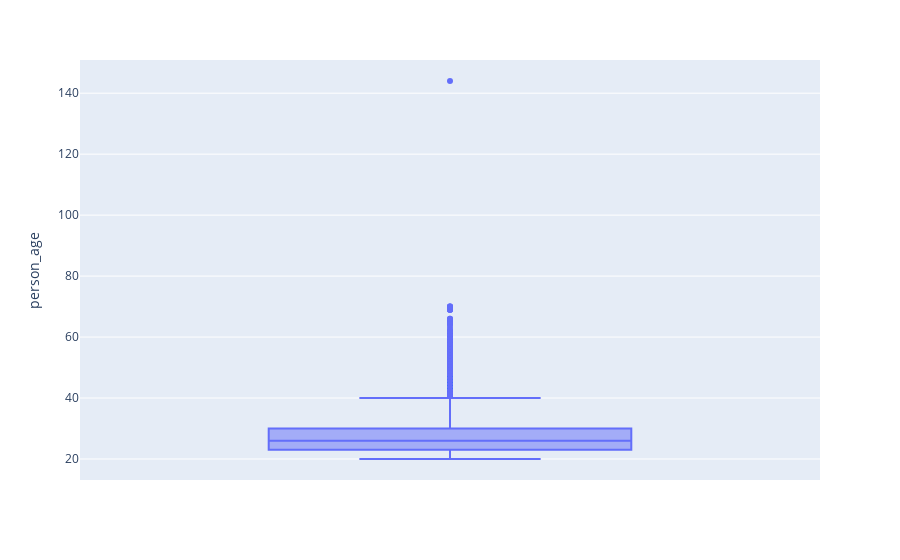
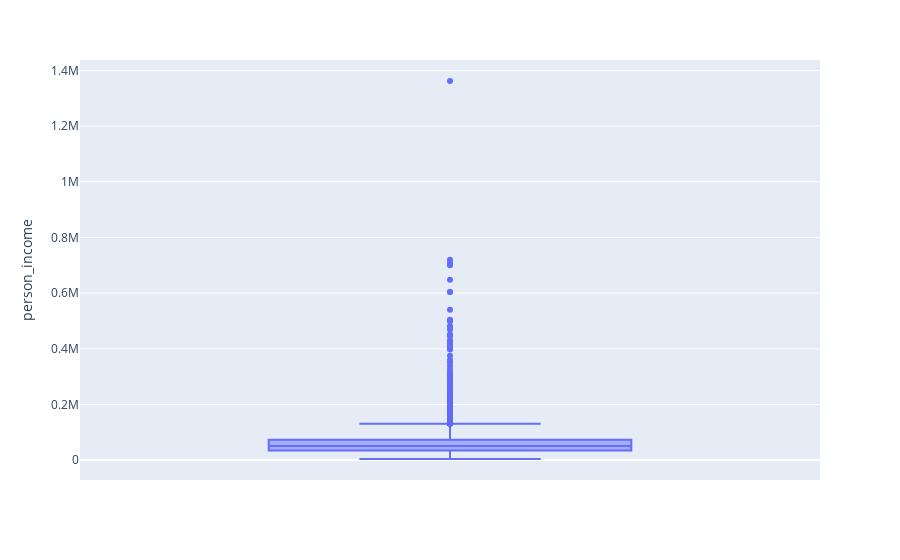
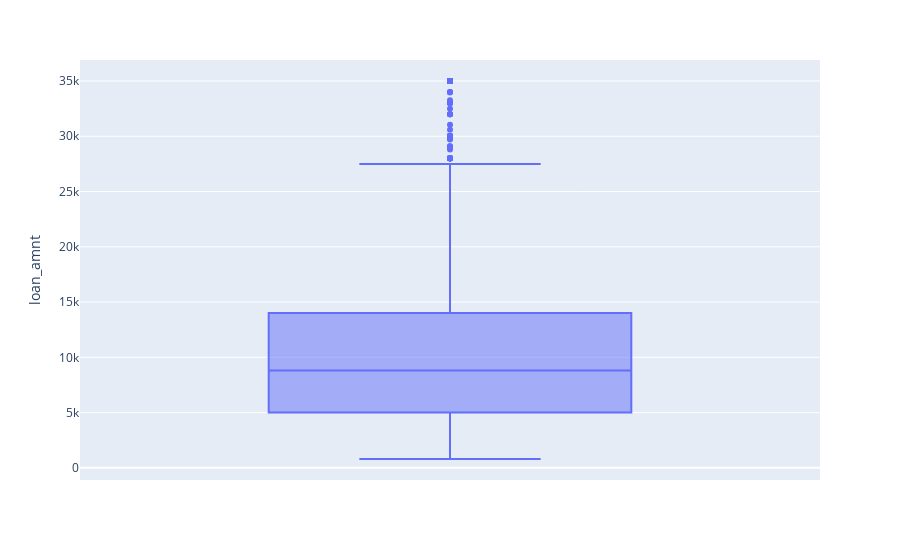
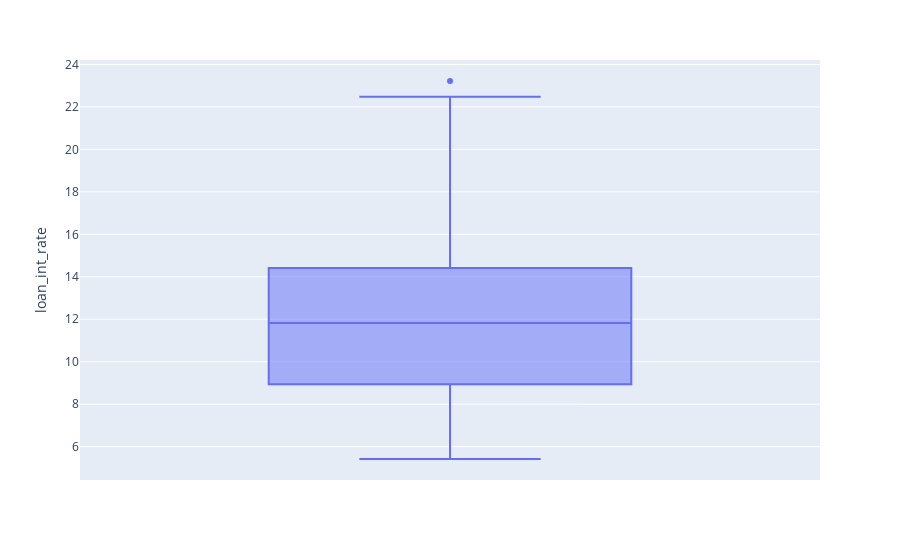

Notebook code cell kept with these figures, in order:
### Code cell
for col in real_columns:
    fig = pe.box(    y=col,  data_frame=df      )
    display(fig)

### Figure 1 — Plotly figure (JSON) as saved in the notebook; plotly's stock layout.template omitted (floating-point values rounded to 4 significant figures; data arrays with more than 128 entries replaced by an {"elided": "..."} marker saying what was removed)
{"data": [{"alignmentgroup": "True", "hovertemplate": "person_age=%{y}<extra></extra>", "legendgroup": "", "marker": {"color": "#636efa"}, "name": "", "notched": false, "offsetgroup": "", "orientation": "v", "showlegend": false, "type": "box", "x0": " ", "xaxis": "x", "y": {"elided": "12406 int values"}, "y0": " ", "yaxis": "y"}], "layout": {"boxmode": "group", "legend": {"tracegroupgap": 0}, "margin": {"t": 60}, "xaxis": {"anchor": "y", "domain": [0, 1]}, "yaxis": {"anchor": "x", "domain": [0, 1], "title": {"text": "person_age"}}}}

### Figure 2 — Plotly figure (JSON) as saved in the notebook; plotly's stock layout.template omitted (floating-point values rounded to 4 significant figures; data arrays with more than 128 entries replaced by an {"elided": "..."} marker saying what was removed)
{"data": [{"alignmentgroup": "True", "hovertemplate": "person_income=%{y}<extra></extra>", "legendgroup": "", "marker": {"color": "#636efa"}, "name": "", "notched": false, "offsetgroup": "", "orientation": "v", "showlegend": false, "type": "box", "x0": " ", "xaxis": "x", "y": {"elided": "12406 int values"}, "y0": " ", "yaxis": "y"}], "layout": {"boxmode": "group", "legend": {"tracegroupgap": 0}, "margin": {"t": 60}, "xaxis": {"anchor": "y", "domain": [0, 1]}, "yaxis": {"anchor": "x", "domain": [0, 1], "title": {"text": "person_income"}}}}

### Figure 3 — Plotly figure (JSON) as saved in the notebook; plotly's stock layout.template omitted (floating-point values rounded to 4 significant figures; data arrays with more than 128 entries replaced by an {"elided": "..."} marker saying what was removed)
{"data": [{"alignmentgroup": "True", "hovertemplate": "loan_amnt=%{y}<extra></extra>", "legendgroup": "", "marker": {"color": "#636efa"}, "name": "", "notched": false, "offsetgroup": "", "orientation": "v", "showlegend": false, "type": "box", "x0": " ", "xaxis": "x", "y": {"elided": "12406 int values"}, "y0": " ", "yaxis": "y"}], "layout": {"boxmode": "group", "legend": {"tracegroupgap": 0}, "margin": {"t": 60}, "xaxis": {"anchor": "y", "domain": [0, 1]}, "yaxis": {"anchor": "x", "domain": [0, 1], "title": {"text": "loan_amnt"}}}}

### Figure 4 — Plotly figure (JSON) as saved in the notebook; plotly's stock layout.template omitted (floating-point values rounded to 4 significant figures; data arrays with more than 128 entries replaced by an {"elided": "..."} marker saying what was removed)
{"data": [{"alignmentgroup": "True", "hovertemplate": "loan_int_rate=%{y}<extra></extra>", "legendgroup": "", "marker": {"color": "#636efa"}, "name": "", "notched": false, "offsetgroup": "", "orientation": "v", "showlegend": false, "type": "box", "x0": " ", "xaxis": "x", "y": {"elided": "12406 float values"}, "y0": " ", "yaxis": "y"}], "layout": {"boxmode": "group", "legend": {"tracegroupgap": 0}, "margin": {"t": 60}, "xaxis": {"anchor": "y", "domain": [0, 1]}, "yaxis": {"anchor": "x", "domain": [0, 1], "title": {"text": "loan_int_rate"}}}}
